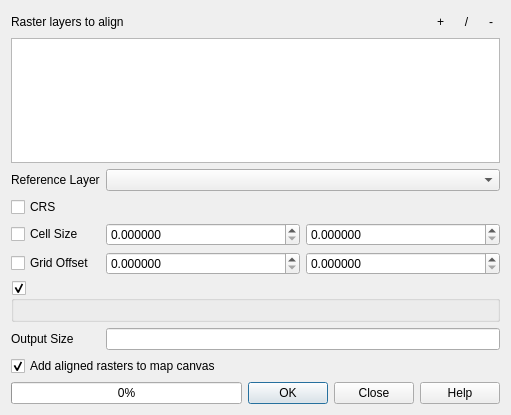
<?xml version="1.0" encoding="UTF-8"?>
<ui version="4.0">
 <class>QgsAlignRasterDialog</class>
 <widget class="QDialog" name="QgsAlignRasterDialog">
  <property name="geometry">
   <rect>
    <x>0</x>
    <y>0</y>
    <width>511</width>
    <height>415</height>
   </rect>
  </property>
  <property name="windowTitle">
   <string>Align Rasters</string>
  </property>
  <layout class="QVBoxLayout" name="verticalLayout_2">
   <item>
    <layout class="QHBoxLayout" name="horizontalLayout">
     <item>
      <widget class="QLabel" name="label">
       <property name="text">
        <string>Raster layers to align</string>
       </property>
      </widget>
     </item>
     <item>
      <spacer name="horizontalSpacer">
       <property name="orientation">
        <enum>Qt::Horizontal</enum>
       </property>
       <property name="sizeHint" stdset="0">
        <size>
         <width>40</width>
         <height>20</height>
        </size>
       </property>
      </spacer>
     </item>
     <item>
      <widget class="QToolButton" name="mBtnAdd">
       <property name="text">
        <string>+</string>
       </property>
       <property name="autoRaise">
        <bool>true</bool>
       </property>
      </widget>
     </item>
     <item>
      <widget class="QToolButton" name="mBtnEdit">
       <property name="text">
        <string>/</string>
       </property>
       <property name="autoRaise">
        <bool>true</bool>
       </property>
      </widget>
     </item>
     <item>
      <widget class="QToolButton" name="mBtnRemove">
       <property name="text">
        <string>-</string>
       </property>
       <property name="autoRaise">
        <bool>true</bool>
       </property>
      </widget>
     </item>
    </layout>
   </item>
   <item>
    <widget class="QTreeView" name="mViewLayers">
     <property name="rootIsDecorated">
      <bool>false</bool>
     </property>
     <property name="headerHidden">
      <bool>true</bool>
     </property>
    </widget>
   </item>
   <item>
    <layout class="QGridLayout" name="gridLayout">
     <item row="5" column="1">
      <widget class="QLabel" name="label_6">
       <property name="text">
        <string>Output Size</string>
       </property>
      </widget>
     </item>
     <item row="0" column="1">
      <widget class="QLabel" name="label_3">
       <property name="text">
        <string>Reference Layer</string>
       </property>
      </widget>
     </item>
     <item row="0" column="2">
      <widget class="QComboBox" name="mCboReferenceLayer"/>
     </item>
     <item row="1" column="2">
      <widget class="QgsProjectionSelectionWidget" name="mCrsSelector" native="true"/>
     </item>
     <item row="2" column="2">
      <layout class="QHBoxLayout" name="horizontalLayout_3">
       <item>
        <widget class="QDoubleSpinBox" name="mSpinCellSizeX">
         <property name="decimals">
          <number>6</number>
         </property>
         <property name="maximum">
          <double>999999.000000000000000</double>
         </property>
        </widget>
       </item>
       <item>
        <widget class="QDoubleSpinBox" name="mSpinCellSizeY">
         <property name="decimals">
          <number>6</number>
         </property>
         <property name="maximum">
          <double>999999.000000000000000</double>
         </property>
        </widget>
       </item>
      </layout>
     </item>
     <item row="3" column="2">
      <layout class="QHBoxLayout" name="horizontalLayout_4">
       <item>
        <widget class="QDoubleSpinBox" name="mSpinGridOffsetX">
         <property name="decimals">
          <number>6</number>
         </property>
         <property name="maximum">
          <double>999999.000000000000000</double>
         </property>
        </widget>
       </item>
       <item>
        <widget class="QDoubleSpinBox" name="mSpinGridOffsetY">
         <property name="decimals">
          <number>6</number>
         </property>
         <property name="maximum">
          <double>999999.000000000000000</double>
         </property>
        </widget>
       </item>
      </layout>
     </item>
     <item row="7" column="1" colspan="2">
      <widget class="QCheckBox" name="mChkAddToCanvas">
       <property name="text">
        <string>Add aligned rasters to map canvas</string>
       </property>
       <property name="checked">
        <bool>true</bool>
       </property>
      </widget>
     </item>
     <item row="4" column="1" colspan="2">
      <widget class="QgsExtentGroupBox" name="mClipExtentGroupBox">
       <property name="checkable">
        <bool>true</bool>
       </property>
       <layout class="QGridLayout" name="gridLayout_2"/>
      </widget>
     </item>
     <item row="5" column="2">
      <widget class="QLineEdit" name="mEditOutputSize">
       <property name="readOnly">
        <bool>true</bool>
       </property>
      </widget>
     </item>
     <item row="1" column="1">
      <widget class="QCheckBox" name="mChkCustomCRS">
       <property name="text">
        <string>CRS</string>
       </property>
      </widget>
     </item>
     <item row="2" column="1">
      <widget class="QCheckBox" name="mChkCustomCellSize">
       <property name="text">
        <string>Cell Size</string>
       </property>
      </widget>
     </item>
     <item row="3" column="1">
      <widget class="QCheckBox" name="mChkCustomGridOffset">
       <property name="text">
        <string>Grid Offset</string>
       </property>
      </widget>
     </item>
    </layout>
   </item>
   <item>
    <layout class="QHBoxLayout" name="horizontalLayout_2">
     <item>
      <widget class="QProgressBar" name="mProgress">
       <property name="value">
        <number>0</number>
       </property>
      </widget>
     </item>
     <item>
      <widget class="QDialogButtonBox" name="buttonBox">
       <property name="standardButtons">
        <set>QDialogButtonBox::Close|QDialogButtonBox::Help|QDialogButtonBox::Ok</set>
       </property>
      </widget>
     </item>
    </layout>
   </item>
  </layout>
 </widget>
 <customwidgets>
  <customwidget>
   <class>QgsCollapsibleGroupBox</class>
   <extends>QGroupBox</extends>
   <header>qgscollapsiblegroupbox.h</header>
   <container>1</container>
  </customwidget>
  <customwidget>
   <class>QgsExtentGroupBox</class>
   <extends>QgsCollapsibleGroupBox</extends>
   <header>qgsextentgroupbox.h</header>
   <container>1</container>
  </customwidget>
  <customwidget>
   <class>QgsProjectionSelectionWidget</class>
   <extends>QWidget</extends>
   <header>qgsprojectionselectionwidget.h</header>
   <container>1</container>
  </customwidget>
 </customwidgets>
 <tabstops>
  <tabstop>mBtnAdd</tabstop>
  <tabstop>mBtnEdit</tabstop>
  <tabstop>mBtnRemove</tabstop>
  <tabstop>mViewLayers</tabstop>
  <tabstop>mCboReferenceLayer</tabstop>
  <tabstop>mChkCustomCRS</tabstop>
  <tabstop>mCrsSelector</tabstop>
  <tabstop>mChkCustomCellSize</tabstop>
  <tabstop>mSpinCellSizeX</tabstop>
  <tabstop>mSpinCellSizeY</tabstop>
  <tabstop>mChkCustomGridOffset</tabstop>
  <tabstop>mSpinGridOffsetX</tabstop>
  <tabstop>mSpinGridOffsetY</tabstop>
  <tabstop>mClipExtentGroupBox</tabstop>
  <tabstop>mEditOutputSize</tabstop>
  <tabstop>mChkAddToCanvas</tabstop>
  <tabstop>buttonBox</tabstop>
 </tabstops>
 <resources/>
 <connections>
  <connection>
   <sender>buttonBox</sender>
   <signal>rejected()</signal>
   <receiver>QgsAlignRasterDialog</receiver>
   <slot>close()</slot>
   <hints>
    <hint type="sourcelabel">
     <x>285</x>
     <y>394</y>
    </hint>
    <hint type="destinationlabel">
     <x>199</x>
     <y>206</y>
    </hint>
   </hints>
  </connection>
 </connections>
</ui>
